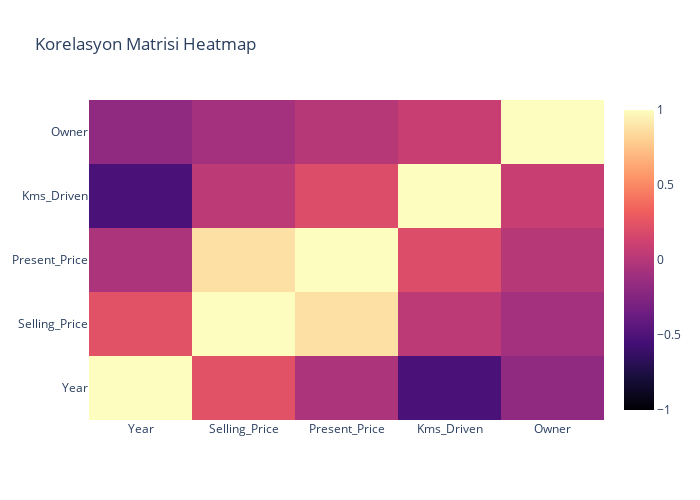

Notebook code cell kept with this figure:
### Code cell
import plotly.graph_objects as go

numeric_df = df.select_dtypes(include='number')
corr_matrix = numeric_df.corr()

heatmap = go.Heatmap(
    z=corr_matrix.values,
    x=corr_matrix.columns,
    y=corr_matrix.index,
    colorscale='Magma',  # Renk skalası
    zmin=-1,
    zmax=1,  # Renk skalası için minimum ve maksimum değerler
)

fig = go.Figure(data=[heatmap])

fig.update_layout(
    title='Korelasyon Matrisi Heatmap',
    width=700,  
    height=500,  
)

fig.show()

### Figure 1 — Plotly figure (JSON) as saved in the notebook; plotly's stock layout.template omitted (floating-point values rounded to 4 significant figures)
{"data": [{"colorscale": [[0, "#000004"], [0.1111, "#180f3d"], [0.2222, "#440f76"], [0.3333, "#721f81"], [0.4444, "#9e2f7f"], [0.5556, "#cd4071"], [0.6667, "#f1605d"], [0.7778, "#fd9668"], [0.8889, "#feca8d"], [1, "#fcfdbf"]], "type": "heatmap", "x": ["Year", "Selling_Price", "Present_Price", "Kms_Driven", "Owner"], "y": ["Year", "Selling_Price", "Present_Price", "Kms_Driven", "Owner"], "z": [[1, 0.2361, -0.04758, -0.5243, -0.1821], [0.2361, 1, 0.879, 0.02919, -0.08834], [-0.04758, 0.879, 1, 0.2036, 0.008057], [-0.5243, 0.02919, 0.2036, 1, 0.08922], [-0.1821, -0.08834, 0.008057, 0.08922, 1]], "zmax": 1, "zmin": -1}], "layout": {"height": 500, "title": {"text": "Korelasyon Matrisi Heatmap"}, "width": 700}}
